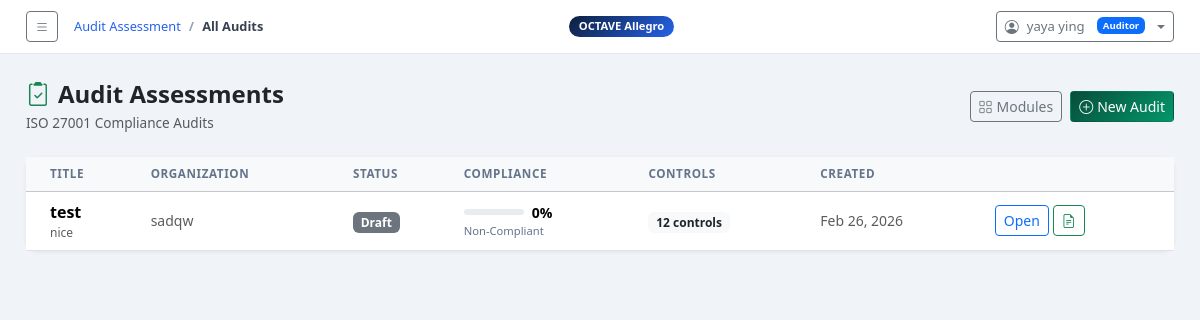
The page /audit/ (signed in) on the database as committed earlier.
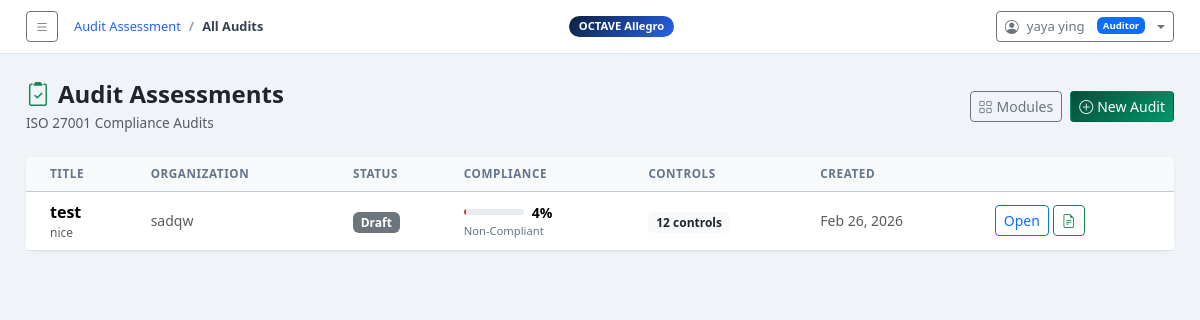
The same page on the database as committed later.
### octave_app/models.py (models this page shows, shortened)
class AuditAssessment(models.Model):
    owner          = models.ForeignKey(User, on_delete=models.SET_NULL, null=True, blank=True,
                         related_name='audit_assessments')
    assigned_auditee = models.ForeignKey(User, on_delete=models.SET_NULL, null=True, blank=True,
                         related_name='assigned_audit_assessments')
    title          = models.CharField(max_length=255)
    organization   = models.CharField(max_length=255)
    scope          = models.TextField()
    assessor_name  = models.CharField(max_length=255)
    assessor_email = models.EmailField(blank=True)
    start_date     = models.DateField(default=timezone.now)
    end_date       = models.DateField(null=True, blank=True)
    status         = models.CharField(max_length=20, choices=AUDIT_STATUS_CHOICES, default='draft')
    notes          = models.TextField(blank=True)
    created_at     = models.DateTimeField(default=timezone.now)
    updated_at     = models.DateTimeField(auto_now=True)
    class Meta:
        ordering = ['-created_at']
    def get_compliance_score(self):
        controls = self.controls.all()
        total = controls.count()
        if total == 0:
            return 0, 'No Controls', 'secondary'
        compliant = controls.filter(status='compliant').count()
        partial   = controls.filter(status='partial').count()
        score = int(((compliant + partial * 0.5) / total) * 100)
        if score >= 85:
            label, color = 'Compliant', 'success'
        elif score >= 60:
            label, color = 'Needs Improvement', 'warning'
        else:
            label, color = 'Non-Compliant', 'danger'
        return score, label, color

### octave_app/views.py (the view)
# urls.py: path('audit/',                                views.audit_list,             name='audit_list'),
@login_required
def audit_list(request):
    user = request.user
    try:
        role = user.profile.role
    except Exception:
        role = 'auditee'
    if role == 'admin':
        audits = AuditAssessment.objects.select_related('owner', 'assigned_auditee').all()
    elif role == 'auditor':
        audits = AuditAssessment.objects.filter(owner=user)
    else:
        audits = AuditAssessment.objects.filter(assigned_auditee=user)
    return render(request, 'octave_app/audit/audit_list.html', {'audits': audits})

### octave_app/context_processors.py (called while the page is built)
def sidebar_ctx(request):
    return {'octave_steps': OCTAVE_STEPS}

### octave_app/templates/octave_app/audit/audit_list.html (shortened to what this page needs)
{% extends 'octave_app/base.html' %}
{% block breadcrumb %}
<li class="breadcrumb-item"><a href="{% url 'audit_list' %}">Audit Assessment</a></li>
<li class="breadcrumb-item active">All Audits</li>
{% endblock %}
{% block content %}
<div class="d-flex justify-content-between align-items-center mb-4">
  <div>
    <h4 class="fw-bold mb-1"><i class="bi bi-clipboard2-check me-2 text-success"></i>Audit Assessments</h4>
    <div class="text-muted" style="font-size:.85rem;">ISO 27001 Compliance Audits</div>
  </div>
  <div class="d-flex gap-2">
    {% if request.user.profile.role == 'auditor' %}
    <a href="{% url 'module_selection' %}" class="btn btn-outline-secondary btn-sm"><i class="bi bi-grid me-1"></i>Modules</a>
    <a href="{% url 'audit_assessment_create' %}" class="btn btn-sm" style="background:linear-gradient(135deg,#064e3b,#059669);color:#fff;">
      <i class="bi bi-plus-circle me-1"></i>New Audit
    </a>
    {% endif %}
  </div>
</div>
{% if audits %}
<div class="card">
  <div class="card-body p-0">
    <div class="table-responsive">
      <table class="table table-hover align-middle mb-0">
        <thead class="table-light">
          <tr>
            <th class="ps-4">Title</th>
            <th>Organization</th>
            <th>Status</th>
            <th>Compliance</th>
            <th>Controls</th>
            <th>Created</th>
            <th></th>
          </tr>
        </thead>
        <tbody>
          {% for audit in audits %}
          {% with score=audit.get_compliance_score %}
          <tr>
            <td class="ps-4">
              <div class="fw-semibold">{{ audit.title }}</div>
              <div class="text-muted" style="font-size:.75rem;">{{ audit.scope|truncatechars:50 }}</div>
            </td>
            <td class="small text-muted">{{ audit.organization }}</td>
            <td>
              {% if audit.status == 'completed' %}<span class="badge bg-success">Completed</span>
              {% elif audit.status == 'in_progress' %}<span class="badge bg-warning text-dark">In Progress</span>
              {% else %}<span class="badge bg-secondary">Draft</span>{% endif %}
            </td>
            <td>
              <div class="d-flex align-items-center gap-2">
                <div class="progress" style="width:60px;height:6px;">
                  <div class="progress-bar bg-{% if score.1 == 'Compliant' %}success{% elif score.1 == 'Needs Improvement' %}warning{% else %}danger{% endif %}"
                       style="width:{{ score.0 }}%"></div>
                </div>
                <span class="fw-bold small">{{ score.0 }}%</span>
              </div>
              <div style="font-size:.7rem;color:#64748b;">{{ score.1 }}</div>
            </td>
            <td>
              <span class="badge bg-light text-dark">{{ audit.controls.count }} controls</span>
            </td>
            <td class="small text-muted">{{ audit.created_at|date:"M d, Y" }}</td>
            <td>
              <div class="d-flex gap-1">
                <a href="{% url 'audit_detail' audit.pk %}" class="btn btn-sm btn-outline-primary">Open</a>
                <a href="{% url 'audit_report' audit.pk %}" class="btn btn-sm btn-outline-success"><i class="bi bi-file-earmark-text"></i></a>
              </div>
            </td>
          </tr>
          {% endwith %}
          {% endfor %}
        </tbody>
      </table>
    </div>
  </div>
</div>
{% endif %}
{% endblock %}

Rows that differ between the two databases and show on the page:
changed AuditAssessment "test": get_compliance_score.0 "0" → "4"
